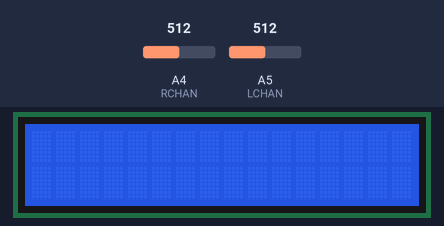
Simulated run of this sketch. Board: Arduino Uno, built with avr-gcc and run on an emulated ATmega328P. Parts: 16×2 character LCD. The test bench sets the inputs (shaded band); at power-on: A4 (RCHAN) = 512, A5 (LCHAN) = 512.

Above: at 1.2 s.
1.3 s: A4 (RCHAN) set to 516
3.0 s: A5 (LCHAN) set to 516
At 4.4 s:
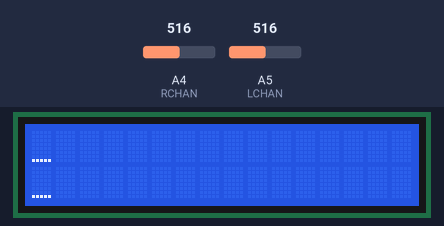
4.7 s: A4 (RCHAN) set to 716
At 6.0 s:
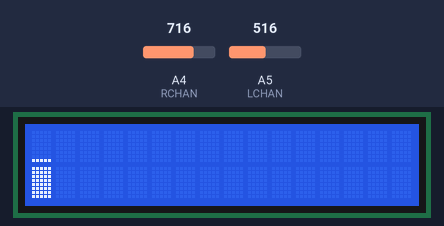
6.4 s: A4 (RCHAN) set to 511
At 6.83 s:
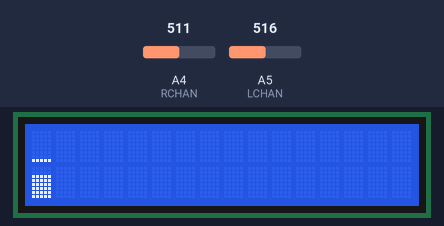
8.7 s: A5 (LCHAN) set to 716
At 9.4 s:
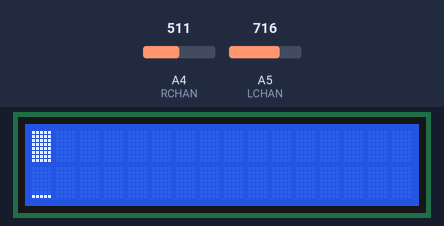
10.4 s: A5 (LCHAN) set to 511
At 10.84 s:
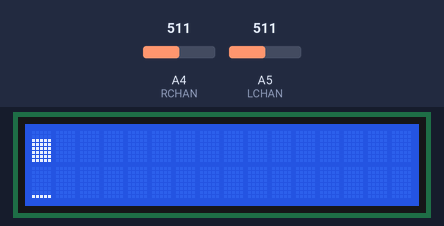
Timing chart, 0 to 13.4 s (numbered marks = the images above; inputs shaded):
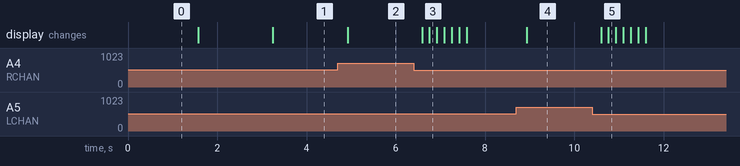

Measured:
- the behaviour switches between 515 and 516 on A5 (LCHAN) (found by bisection; images 0 and 1)
- after the input at 3.0 s, the display: changes after 0.25 s (image 1)
- after the input at 4.7 s, the display: changes after 0.22 s (image 2)
- after the input at 6.4 s, the display: first changes after 0.19 s (image 3 shows a later state)
- after the input at 8.7 s, the display: changes after 0.23 s (image 4)
- after the input at 10.4 s, the display: first changes after 0.20 s (image 5 shows a later state)

The sketch:

Audio-Spectrum-Analyzer.ino
```cpp
/*
modified by varind in 2013
this code is public domain, enjoy!
 */

#include <LiquidCrystal.h>
#include <fix_fft.h>
#include <Servo.h>
#define LCHAN 5
#define RCHAN 4
const int channels = 2;
const int xres = 16;
const int yres = 8;
const int gain = 3;
//int decayrate = 2; // larger number is longer decay
int decaytest = 1;
char im[64], data[64];
char Rim[64], Rdata[64];
char data_avgs[32];
float peaks[32];
int i = 0,val,Rval;
int x = 0, y=0, z=0;
LiquidCrystal lcd(2, 3, 4, 7, 8, 12); //saves 5 pwm pins for servos, leds, etc

Servo servo1, servo2, servo3, servo4;
int startpos = 90;
int calibrate = 0;  //locks servos at startpos (lowest value)
int pos1 = startpos, pos2 = startpos, pos3 = startpos, pos4 = startpos;
int servomap, servomap2;

// VU METER CHARACTERS
byte v1[8] = {
  B00000,B00000,B00000,B00000,B00000,B00000,B00000,B11111};
byte v2[8] = {
  B00000,B00000,B00000,B00000,B00000,B00000,B11111,B11111};
byte v3[8] = {
  B00000,B00000,B00000,B00000,B00000,B11111,B11111,B11111};
byte v4[8] = {
  B00000,B00000,B00000,B00000,B11111,B11111,B11111,B11111};
byte v5[8] = {
  B00000,B00000,B00000,B11111,B11111,B11111,B11111,B11111};
byte v6[8] = {
  B00000,B00000,B11111,B11111,B11111,B11111,B11111,B11111};
byte v7[8] = {
  B00000,B11111,B11111,B11111,B11111,B11111,B11111,B11111};
byte v8[8] = {
  B11111,B11111,B11111,B11111,B11111,B11111,B11111,B11111};


void setup() {
  //  Serial.begin(9600);

  lcd.begin(16, 2);
  lcd.clear();
  lcd.createChar(1, v1);
  lcd.createChar(2, v2);
  lcd.createChar(3, v3);
  lcd.createChar(4, v4);
  lcd.createChar(5, v5);
  lcd.createChar(6, v6);
  lcd.createChar(7, v7);
  lcd.createChar(8, v8);

  //analogReference(DEFAULT);

  //  servo1.attach(5);
  //  servo2.attach(6);
  //  servo3.attach(9);
  //  servo4.attach(10);

  //  servo1.write(pos1);
  //  servo2.write(pos2);
  //  servo3.write(pos3);
  //  servo4.write(pos4);
}

void loop() {
//  delay(10);
  for (i=0; i < 64; i++){
    val = ((analogRead(LCHAN) / 4 ) - 128);  // chose how to interpret the data from analog in
    data[i] = val;
    im[i] = 0;
    if (channels ==2){
      Rval = ((analogRead(RCHAN) / 4 ) - 128);  // chose how to interpret the data from analog in
      Rdata[i] = Rval;
      Rim[i] = 0;
    }
  };

  fix_fft(data,im,6,0); // Send the data through fft
  if (channels == 2){
    fix_fft(Rdata,Rim,6,0); // Send the data through fft
  }

  // get the absolute value of the values in the array, so we're only dealing with positive numbers
  for (i=0; i< 32 ;i++){
    data[i] = sqrt(data[i] * data[i] + im[i] * im[i]);
  }
  if (channels ==2){
    for (i=16; i< 32 ;i++){
      data[i] = sqrt(Rdata[i-16] * Rdata[i-16] + Rim[i-16] * Rim[i-16]);
    }
  }

  // todo: average as many or as little dynamically based on yres
  for (i=0; i<32; i++) {
    data_avgs[i] = (data[i]);// + data[i*2+1]);// + data[i*3 + 2]);// + data[i*4 + 3]);  // add 3 samples to be averaged, use 4 when yres < 16
    data_avgs[i] = constrain(data_avgs[i],0,9-gain);  //data samples * range (0-9) = 9
    data_avgs[i] = map(data_avgs[i], 0, 9-gain, 0, yres);        // remap averaged values
  }


  //servos();
  decay(1);
  //thirtytwoband();
  //mono();
  //stereo8();
  stereo16();


} // end loop


void decay(int decayrate){
  //// reduce the values of the last peaks by 1
  if (decaytest == decayrate){
    for (x=0; x < 32; x++) {
      peaks[x] = peaks[x] - 1;  // subtract 1 from each column peaks
      decaytest = 0;

    }
  }
  decaytest++;

}

void mono(){
  for (x=0; x < xres; x++) {  // repeat for each column of the display horizontal resolution
    y = data_avgs[x];  // get current column value
        z= peaks[x];
    if (y > z){
      peaks[x]=y;
    }
    y= peaks[x];

    if (y <= 8){
      lcd.setCursor(x,0); // clear first row
      lcd.print(" ");
      lcd.setCursor(x,1); // draw second row
      if (y == 0){
        lcd.print(" "); // save a glyph
      }
      else {
        lcd.write(y);
      }
    }
    else{
      lcd.setCursor(x,0);  // draw first row
      if (y == 9){
        lcd.write(" ");
      }
      else {
        lcd.write(y-8);  // same chars 1-8 as 9-16
      }
      lcd.setCursor(x,1);
      lcd.write(8);
    } // end display
  }  // end xres
}

void stereo8(){
  for (x=0; x < 8; x++) {
    y = data_avgs[x];
        z= peaks[x];
    if (y > z){
      peaks[x]=y;
    }
    y= peaks[x];

    if (y <= 8){
      lcd.setCursor(x,0); // clear first row
      lcd.print(" ");
      lcd.setCursor(x,1); // draw second row
      if (y == 0){
        lcd.print(" "); // save a glyph
      }
      else {
        lcd.write(y);
      }
    }
    else{
      lcd.setCursor(x,0);  // draw first row
      if (y == 9){
        lcd.write(" ");
      }
      else {
        lcd.write(y-8);  // same chars 1-8 as 9-16
      }
      lcd.setCursor(x,1);
      lcd.write(8);
    }
  }
  for (x=16; x < 32; x++) {
    y = data_avgs[x];
       z= peaks[x];
    if (y > z){
      peaks[x]=y;
    }
    y= peaks[x];

    if (y <= 8){
      lcd.setCursor(x-8,0); // clear first row
      lcd.print(" ");
      lcd.setCursor(x-8,1); // draw second row
      if (y == 0){
        lcd.print(" "); // save a glyph
      }
      else {
        lcd.write(y);
      }
    }
    else{
      lcd.setCursor(x-8,0);  // draw first row
      if (y == 9){
        lcd.write(" ");
      }
      else {
        lcd.write(y-8);  // same chars 1-8 as 9-16
      }
      lcd.setCursor(x-8,1);
      lcd.write(8);
    }
  }
}

void stereo16(){
  for (x=0; x < 16; x++) {
    y = data_avgs[x];
         z= peaks[x];
    if (y > z){
      peaks[x]=y;
    }
    y= peaks[x];
    if (x < xres){
      lcd.setCursor(x,0); // draw first row
      if (y == 0){
        lcd.print(" "); // save a glyph
      }
      else {
        lcd.write(y);
      }
    }
  }

  for (x=16; x < 32; x++) {
    y = data_avgs[x];
        z= peaks[x];
    if (y > z){
      peaks[x]=y;
    }
    y= peaks[x];
    if (x-16 < xres){
      lcd.setCursor(x-16,1); // draw second row
      if (y == 0){
        lcd.print(" "); // save a glyph
      }
      else {
        lcd.write(y);
      }
    }
  }
}


void thirtytwoband(){
  for (x=0; x < 32; x++) {
    y = data_avgs[x];

        z= peaks[x];
    if (y > z){
      peaks[x]=y;
    }
    y= peaks[x];
    if (x < 16){
      lcd.setCursor(x,0); // draw second row
      if (y == 0){
        lcd.print(" "); // save a glyph
      }
      else {
        lcd.write(y);
      }
    }
    else{
      lcd.setCursor(x-16,1);
      if (y == 0){
        lcd.print(" ");
      }
      else {
        lcd.write(y);
      }
    }
  }
}


void goservo(){
  for (x=0; x < xres; x++) {  // repeat for each column of the display horizontal resolution
    y = data_avgs[x];  // get current column value
    if (calibrate != 1){
      servomap = map(y, 0, yres, 90, 180);
      servomap2 = map(y, 0, yres, 90, 00);
      if ( x== xres/8){
        servo1.write(servomap);
      }
      if (x == xres/4){
        servo2.write(servomap2);
      }
      if (x == xres/2){
        servo3.write(servomap);
      }
      if (x == xres/1){
        servo4.write(servomap2);
      }
    }
  }
}
```
